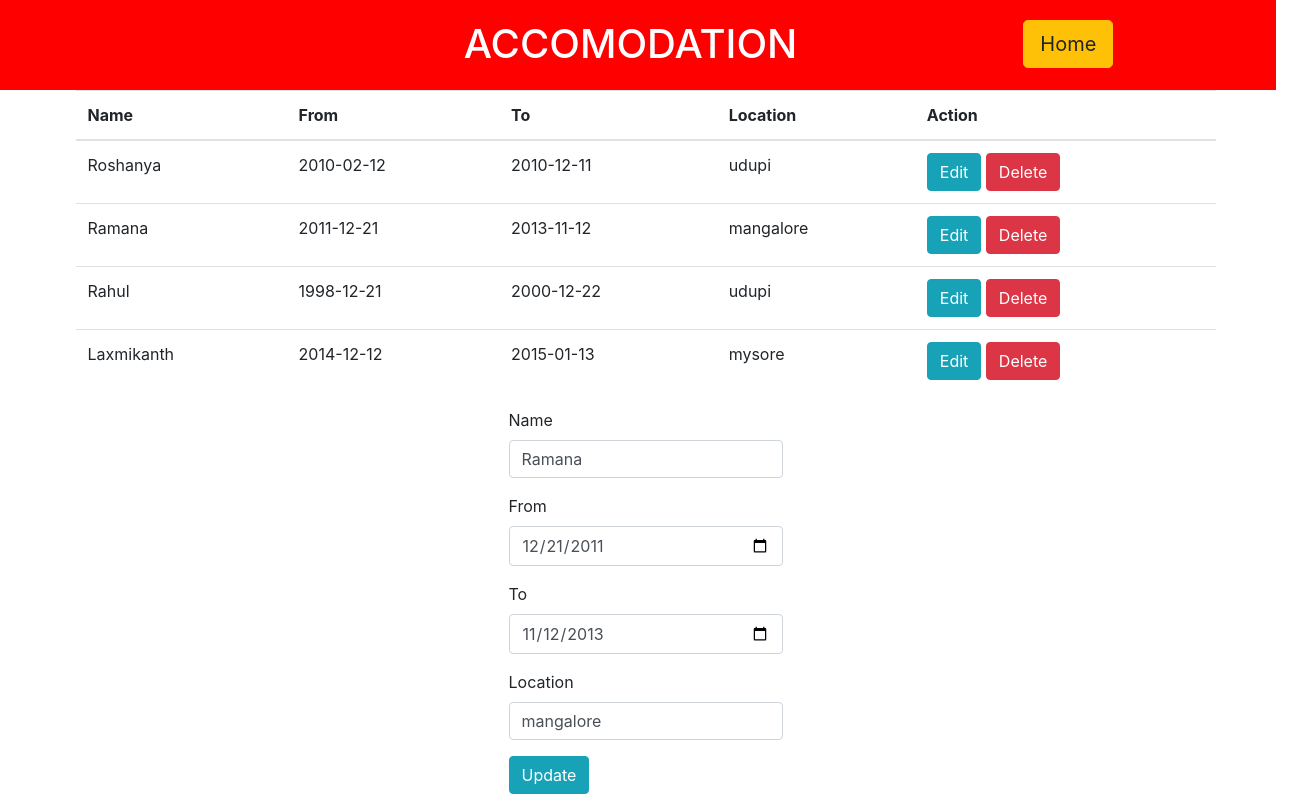
The app's page /Accomodations.php?edit=9 with its own data.
### tables this page shows
CREATE TABLE `data` (
  `id` int(11) NOT NULL,
  `name` varchar(100) NOT NULL,
  `fromDate` varchar(100) NOT NULL,
  `toDate` varchar(100) NOT NULL,
  `location` varchar(100) NOT NULL
);

### process.php (called while the page is built, shortened)
<?php
    $mysqli = new mysqli('localhost', 'root', '', 'tour') or die(mysqli_error($mysqli));
    if(isset($_GET['edit'])){
        $id = $_GET['edit'];
        $result = $mysqli->query("SELECT * FROM data WHERE id=$id") or die($mysqli->error());
        $update = true;
        if(true){
            $row = $result->fetch_array();
            $name = $row['name'];
            $fromDate = $row['fromDate'];
            $toDate = $row['toDate'];
            $location = $row['location'];
        }
    }

### Accomodations.php (the view, shortened to what this page needs)
<!DOCTYPE html>
<html lang="en">
<head>
	<link rel="stylesheet" href="https://maxcdn.bootstrapcdn.com/bootstrap/4.0.0/css/bootstrap.min.css">
</head>
<body>
	<div class="row" style="height: 90px; width: 100%; background-color: red; text-align: center; padding: 20px">
		<div class="col-sm" style="position:relative; left: 25%;">
			<h1 style="text-align: center; color: white;">ACCOMODATION</h1>
		</div>
		<div class="col-sm" style="position:relative; left: 10%; ">
			<a href="index.php"><button class="btn btn-lg btn-warning">Home</button></a>
		</div>
	</div>
	<?php require_once 'process.php'; ?>
	<div class="container">
	<?php
		$mysqli = new mysqli('localhost', 'root', '', 'tour');
		$result = $mysqli->query("SELECT * FROM data") or die($mysqli->error);
	?>
	<div class="row justify-content-center">
		<table class="table">
			<thead>
				<tr>
					<th>Name</th>
					<th>From</th>
					<th>To</th>
					<th>Location</th>
					<th colspan="2">Action</th>
				</tr>
			</thead>
			<?php
				while($row = $result->fetch_assoc()): ?>
				<tr>
					<td><?php echo $row['name']; ?></td>
					<td><?php echo $row['fromDate']; ?></td>
					<td><?php echo $row['toDate']; ?></td>
					<td><?php echo $row['location']; ?></td>
					<td>
						<a href="Accomodations.php?edit=<?php echo $row['id']; ?>" class="btn btn-info">Edit</a>
						<a href="process.php?delete=<?php echo $row['id']; ?>" class="btn btn-danger">Delete</a>
					</td>
				</tr>
			<?php endwhile; ?>
		</table>
	</div>
	<div class="row justify-content-center">
		<form action="process.php" method="post">
			<div class="form-group">
			<label>Name</label>
			<input type="text" name="name" class="form-control" value="<?php echo $name; ?>" placeholder="Enter your name">
			</div>
			<div class="form-group">
			<label>From</label>
			<input type="date" name="fromDate" class="form-control" value="<?php echo $fromDate; ?>" placeholder="Enter your Date From">
			</div>
			<div class="form-group">
			<label>To</label>
			<input type="date" name="toDate" class="form-control" value="<?php echo $toDate; ?>" placeholder="Enter your Date To">
			</div>
			<div class="form-group">
			<label>Location</label>
			<input type="text" name="location" class="form-control" value="<?php echo $location; ?>" placeholder="Enter your Location">
			</div>
			<div class="form-group">
			<?php
				if($update == true):
			?>
				<button type="submit" class="btn btn-info"name="update">Update</button>
			<?php else: ?>
				<button type="submit" class="btn btn-primary"name="save">Save</button>
			<?php endif; ?>
			</div>
		</form>
	</div>
	</div>
</body>
</html>

### records on screen
data: name "Roshanya", fromDate "2010-02-12", toDate "2010-12-11", location "udupi"
data: name "Ramana", fromDate "2011-12-21", toDate "2013-11-12", location "mangalore", fromDate "12/21/2011", toDate "11/12/2013"
data: name "Rahul", fromDate "1998-12-21", toDate "2000-12-22", location "udupi"
data: name "Laxmikanth", fromDate "2014-12-12", toDate "2015-01-13", location "mysore"
